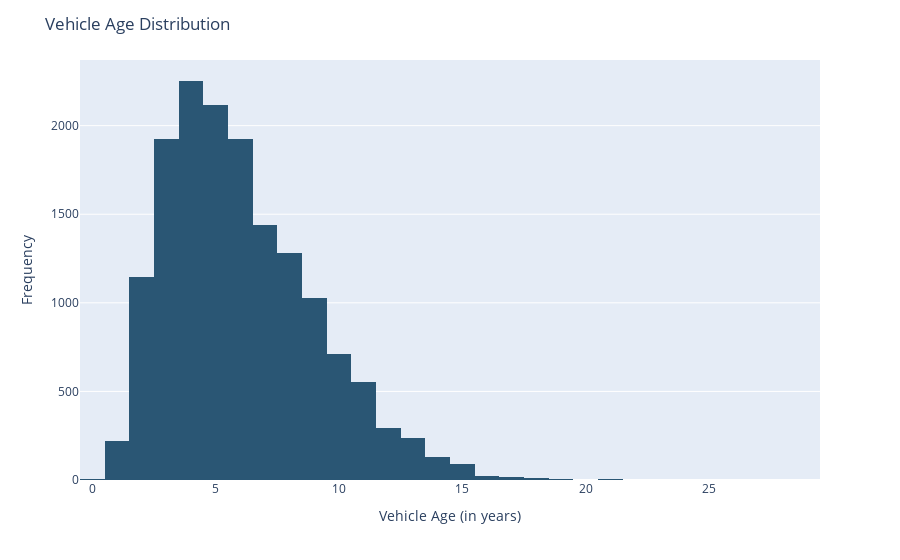

The code cell stored with this chart in its notebook:
### Markdown cell above
Vehicle Age Distribution

### Code cell
fig = px.histogram(
    data_frame = data,
    x = "vehicle_age",
    color_discrete_sequence = COLOR_SCHEME
)
fig.update_layout(
    title = "Vehicle Age Distribution",
    xaxis = dict(
        title = "Vehicle Age (in years)"
    ),
    yaxis = dict(
        title = "Frequency"
    )
)
fig.update_traces(
    hovertemplate = "<b>Vehicle Age</b> : %{x}<br>" + "<b>Frequency</b> : %{y}<br>"
)
fig.show()

### Figure 1 — Plotly figure (JSON) as saved in the notebook; plotly's stock layout.template omitted (floating-point values rounded to 4 significant figures; data arrays with more than 128 entries replaced by an {"elided": "..."} marker saying what was removed)
{"data": [{"bingroup": "x", "hovertemplate": "<b>Vehicle Age</b> : %{x}<br><b>Frequency</b> : %{y}<br>", "legendgroup": "", "marker": {"color": "rgb(42, 86, 116)", "pattern": {"shape": ""}}, "name": "", "orientation": "v", "showlegend": false, "type": "histogram", "x": {"elided": "15411 int values"}, "xaxis": "x", "yaxis": "y"}], "layout": {"barmode": "relative", "legend": {"tracegroupgap": 0}, "margin": {"t": 60}, "title": {"text": "Vehicle Age Distribution"}, "xaxis": {"anchor": "y", "domain": [0, 1], "title": {"text": "Vehicle Age (in years)"}}, "yaxis": {"anchor": "x", "domain": [0, 1], "title": {"text": "Frequency"}}}}
